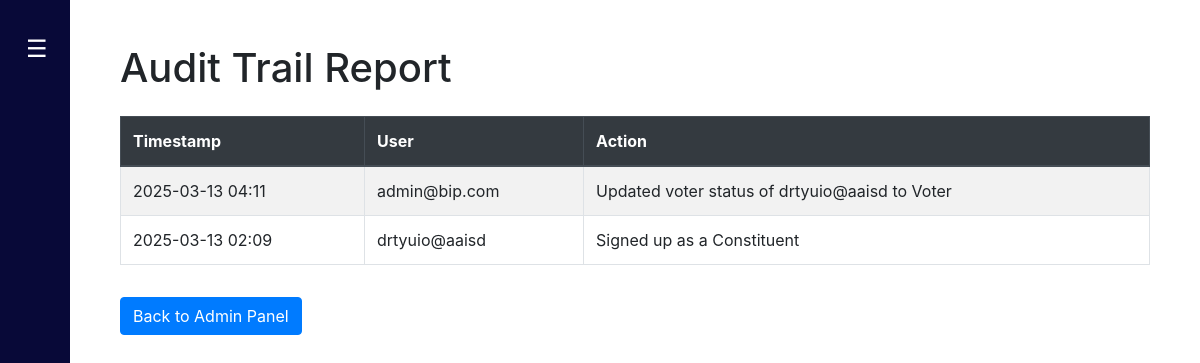
The app's page /admin/audit-report (signed in), older data.
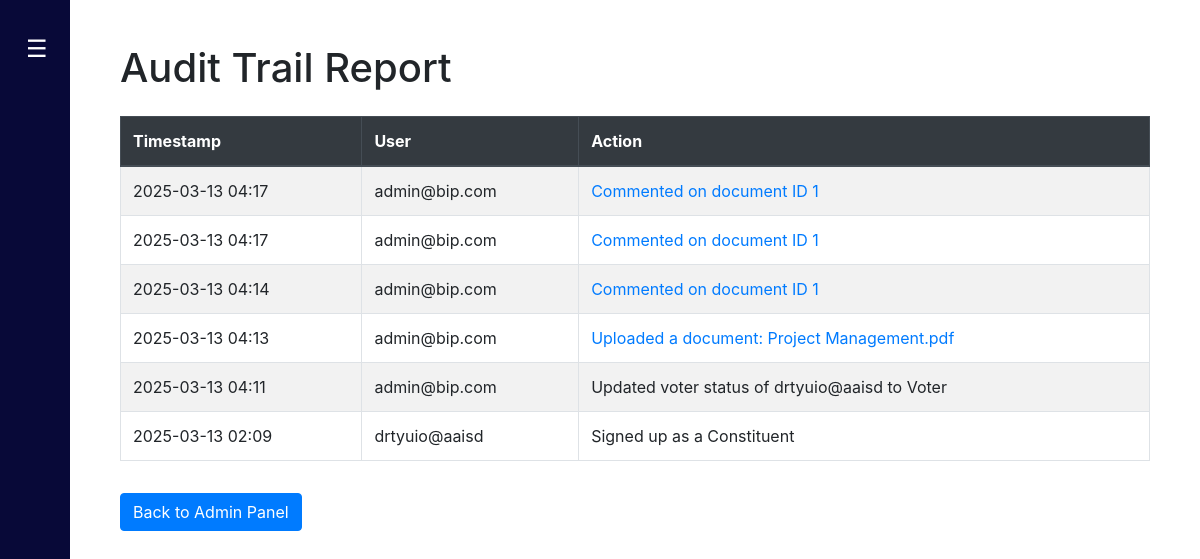
The same page, newer data.
### Website/models.py (models this page shows)
class AuditTrail(db.Model):
    id = db.Column(db.Integer, primary_key=True)
    timestamp = db.Column(db.DateTime, default=datetime.utcnow)
    user_email = db.Column(db.String(150))
    action = db.Column(db.String(500))
    link = db.Column(db.String(500), nullable=True)

### Website/views.py (the view)
@views.route('/admin/audit-report')
@login_required
def audit_report():
    if not current_user.is_admin:
        flash("Access denied!", "error")
        return redirect(url_for('views.home'))
    logs = AuditTrail.query.order_by(AuditTrail.timestamp.desc()).all()
    return render_template('audit_report.html', audit_logs=logs, user=current_user)

### Website/templates/audit_report.html (shortened to what this page needs)
{% extends "base.html" %}
{% block content %}
<div class="container mt-4">
    <h1 class="mb-4">Audit Trail Report</h1>
    {% if audit_logs %}
    <table class="table table-striped table-bordered">
        <thead class="thead-dark">
            <tr>
                <th>Timestamp</th>
                <th>User</th>
                <th>Action</th>
            </tr>
        </thead>
        <tbody>
            {% for log in audit_logs %}
            <tr>
                <td>{{ log.timestamp.strftime('%Y-%m-%d %H:%M') }}</td>
                <td>{{ log.user_email }}</td>
                <td>  {% if log.link %}
                    <a href="{{ log.link }}" target="_blank">{{ log.action }}</a>
                {% else %}
                    {{ log.action }} {%endif%}</td>
            </tr>
            {% endfor %}
        </tbody>
    </table>
    {% else %}
    <p class="text-center text-muted">No audit logs available.</p>
    {% endif %}
    <a href="{{ url_for('views.admin_panel') }}" class="btn btn-primary mt-3">Back to Admin Panel</a>
</div>
{% endblock %}

### Website/templates/base.html (shortened to what this page needs)
<!DOCTYPE html>
<html>
  <head>
    <link
      rel="stylesheet"
      href="https://stackpath.bootstrapcdn.com/bootstrap/4.4.1/css/bootstrap.min.css"
    />
    <link
      rel="stylesheet"
      href="https://stackpath.bootstrapcdn.com/font-awesome/4.7.0/css/font-awesome.min.css"
    />
    <link rel="stylesheet" href="https://cdn.jsdelivr.net/npm/bootstrap-icons@1.11.3/font/bootstrap-icons.min.css">
  </head>
  <body>
<div class="sidebar" id="sidebar">
  <nav class="navbar">
    <button class="toggle-btn" id="toggle-btn">☰</button>
  </nav>
</div>
    <div class="content" id="content">
      <div class="container">{% block content %} {% endblock %}</div>
    </div>
  </body>
</html>

### Website/templates/base.html (style rules this page uses)
body { display: flex; min-height: 100vh; overflow-x: hidden; }
.sidebar { width: 70px; background-color: rgb(8, 9, 56); padding-top: 20px; height: 100vh; position: fixed; transition: width 0.3s ease-in-out; display: flex; flex-direction: column; overflow: hidden; z-index: 1000; }
.navbar { background-color:rgb(8, 9, 56); width: 100%; padding: 10px; display: flex; align-items: center; }
.toggle-btn { background: none; border: none; color: white; font-size: 24px; cursor: pointer; margin-left: 10px; outline: none; }
.content { margin-left: 70px; padding: 20px; width: 100%; transition: margin-left 0.3s ease-in-out; }

Row changes from the older to the newer data that the page shows:
added AuditTrail: timestamp "2025-03-13 04:17", user_email "admin@bip.com", action "Commented on document ID 1"
added AuditTrail: timestamp "2025-03-13 04:17", user_email "admin@bip.com", action "Commented on document ID 1"
added AuditTrail: timestamp "2025-03-13 04:14", user_email "admin@bip.com", action "Commented on document ID 1"
added AuditTrail: timestamp "2025-03-13 04:13", user_email "admin@bip.com", action "Uploaded a document: Project Management.pdf"
